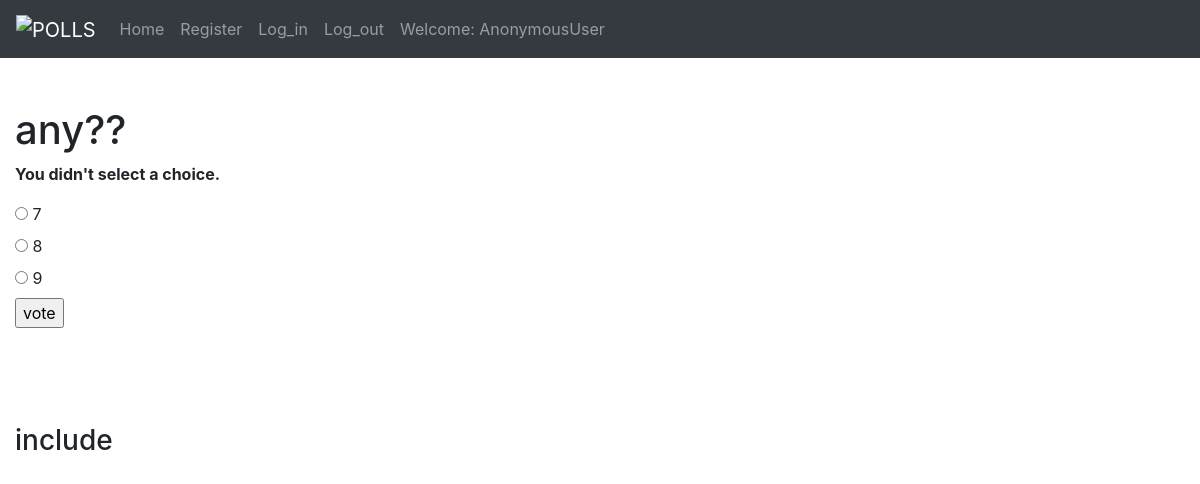
/polls/24/vote/, run on the app's committed database.
### polls/models.py (models this page shows, shortened)
class Question(models.Model):
    question_text = models.CharField(max_length=200,help_text='ques')
    pub_date = models.DateTimeField('date published',help_text='yyyy-mm-dd')

class Choice(models.Model):
    question = models.ForeignKey(Question, on_delete=models.CASCADE)
    choice_text = models.CharField(max_length=200)
    votes = models.IntegerField(default=0)

### polls/views.py (the view)
# urls.py: path('<int:question_id>/vote/', views.vote, name='vote'),
def vote(request,question_id):
    question = get_object_or_404(Question,id=question_id)
    try:
        selected_choice = question.choice_set.get(pk=request.POST['choice'])
    except (KeyError,Choice.DoesNotExist):
        return render(request,'polls/detail.html',{"question":question,
                                   "error_message":"You didn't select a choice."})
    else:
        selected_choice.votes += 1
        selected_choice.save()
        return HttpResponseRedirect(reverse('polls:results',args=(question.id,)))

### polls/templates/polls/detail.html (shortened to what this page needs)
{% extends 'base.html' %}
    {% block content %}
        <h1>{{ question.question_text }}</h1>
        {% if error_message %}
            <p><strong>{{ error_message }}</strong></p>
        {% endif %}
            <form action="{% url 'polls:vote' question.id %}" method="post">
                {% for choice in question.choice_set.all %}
                <input type="radio" name="choice" id="choice{{forloop.counter}}"
                                value="{{choice.id}}">
                <label for="choice{{forloop.counter}}">
                    {{choice.choice_text}}
                </label>
                <br>
                {% endfor %}
                <input type="submit" name="sub" value="vote">
            </form>
{% endblock %}

### data on the page
Question: question_text "any??"
Choice: choice_text "7"
Choice: choice_text "8"
Choice: choice_text "9"

### other printed values
{{ user }} "AnonymousUser"
{{ error_message }} "You didn't select a choice."
